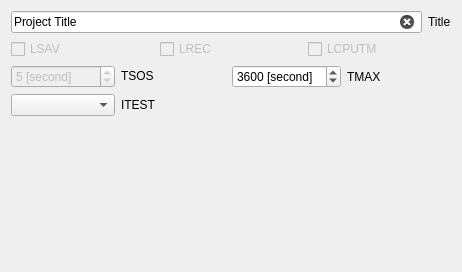
             <widget class="QWidget" name="generalPage">
              <property name="geometry">
               <rect>
                <x>0</x>
                <y>0</y>
                <width>462</width>
                <height>272</height>
               </rect>
              </property>
              <attribute name="label">
               <string>General</string>
              </attribute>
              <attribute name="toolTip">
               <string>General settings (g)</string>
              </attribute>
              <layout class="QVBoxLayout" name="verticalLayout_9">
               <item>
                <layout class="QHBoxLayout" name="horizontalLayout">
                 <item>
                  <widget class="QLineEdit" name="TITLE">
                   <property name="toolTip">
                    <string>Name of the project</string>
                   </property>
                   <property name="text">
                    <string>Project Title</string>
                   </property>
                   <property name="maxLength">
                    <number>100</number>
                   </property>
                   <property name="clearButtonEnabled">
                    <bool>true</bool>
                   </property>
                  </widget>
                 </item>
                 <item>
                  <widget class="QLabel" name="label_30">
                   <property name="text">
                    <string>Title</string>
                   </property>
                  </widget>
                 </item>
                </layout>
               </item>
               <item>
                <layout class="QGridLayout" name="gridLayout_2">
                 <item row="0" column="0">
                  <widget class="QCheckBox" name="LSAV">
                   <property name="enabled">
                    <bool>false</bool>
                   </property>
                   <property name="toolTip">
                    <string>Save the intermediate results when the CPU time is
expired. A file for saving has to be allocated when LSAV
is true. The default value of the logical device number
assigned to this file is 1.
When ITEST=0, ABCI computes wake fields.</string>
                   </property>
                   <property name="text">
                    <string>LSAV</string>
                   </property>
                  </widget>
                 </item>
                 <item row="0" column="1">
                  <widget class="QCheckBox" name="LREC">
                   <property name="enabled">
                    <bool>false</bool>
                   </property>
                   <property name="toolTip">
                    <string>Recover from a previous unfinished job, and restart of
calculation. The file, which was created when LSAV
command was executed, has to be declared for recovery.
The default value of the logical device number assignedthis file is 2.</string>
                   </property>
                   <property name="text">
                    <string>LREC</string>
                   </property>
                  </widget>
                 </item>
                 <item row="0" column="2">
                  <widget class="QCheckBox" name="LCPUTM">
                   <property name="enabled">
                    <bool>false</bool>
                   </property>
                   <property name="toolTip">
                    <string>Activates the subroutine which monitors the remaining
CPU time. If LSAV is true, LCPUTM becomes
automatically true. When LCPUTM=.T. and the
calculation is not yet completed by the time TMAX-TSOS
or the remaining CPU time is less than TSOS, ABCI stops
the calculation and prints out the intermediate results on
printer. To save them on a file, LSAV must be true.</string>
                   </property>
                   <property name="text">
                    <string>LCPUTM</string>
                   </property>
                  </widget>
                 </item>
                </layout>
               </item>
               <item>
                <layout class="QHBoxLayout" name="horizontalLayout_15"/>
               </item>
               <item>
                <layout class="QGridLayout" name="gridLayout_4">
                 <item row="0" column="1">
                  <widget class="QLabel" name="label">
                   <property name="sizePolicy">
                    <sizepolicy hsizetype="Preferred" vsizetype="Fixed">
                     <horstretch>0</horstretch>
                     <verstretch>0</verstretch>
                    </sizepolicy>
                   </property>
                   <property name="text">
                    <string>TSOS</string>
                   </property>
                  </widget>
                 </item>
                 <item row="0" column="3">
                  <widget class="QLabel" name="label_2">
                   <property name="text">
                    <string>TMAX</string>
                   </property>
                  </widget>
                 </item>
                 <item row="1" column="0">
                  <widget class="QComboBox" name="ITEST">
                   <property name="toolTip">
                    <string>When ITEST=0, ABCI computes wake fields.
When ITEST=1, ABCI does not calculate any fields, but
generates meshes for a structure to see if the input data are
correct.</string>
                   </property>
                  </widget>
                 </item>
                 <item row="1" column="1">
                  <widget class="QLabel" name="label_29">
                   <property name="text">
                    <string>ITEST</string>
                   </property>
                  </widget>
                 </item>
                 <item row="0" column="2">
                  <widget class="QSpinBox" name="TMAX">
                   <property name="toolTip">
                    <string>CPU time limit for a batch job. It is required to be
specified when a subroutine such as TIMEL of the CERN
library that returns the remaining CPU time is not
available.</string>
                   </property>
                   <property name="suffix">
                    <string> [second]</string>
                   </property>
                   <property name="maximum">
                    <number>99999</number>
                   </property>
                   <property name="value">
                    <number>3600</number>
                   </property>
                  </widget>
                 </item>
                 <item row="0" column="0">
                  <widget class="QSpinBox" name="TSOS">
                   <property name="enabled">
                    <bool>false</bool>
                   </property>
                   <property name="toolTip">
                    <string>CPU time devoted to saving the intermediate results on a
file.</string>
                   </property>
                   <property name="suffix">
                    <string> [second]</string>
                   </property>
                   <property name="value">
                    <number>5</number>
                   </property>
                  </widget>
                 </item>
                </layout>
               </item>
               <item>
                <spacer name="verticalSpacer_2">
                 <property name="orientation">
                  <enum>Qt::Vertical</enum>
                 </property>
                 <property name="sizeHint" stdset="0">
                  <size>
                   <width>20</width>
                   <height>40</height>
                  </size>
                 </property>
                </spacer>
               </item>
              </layout>
             </widget>
